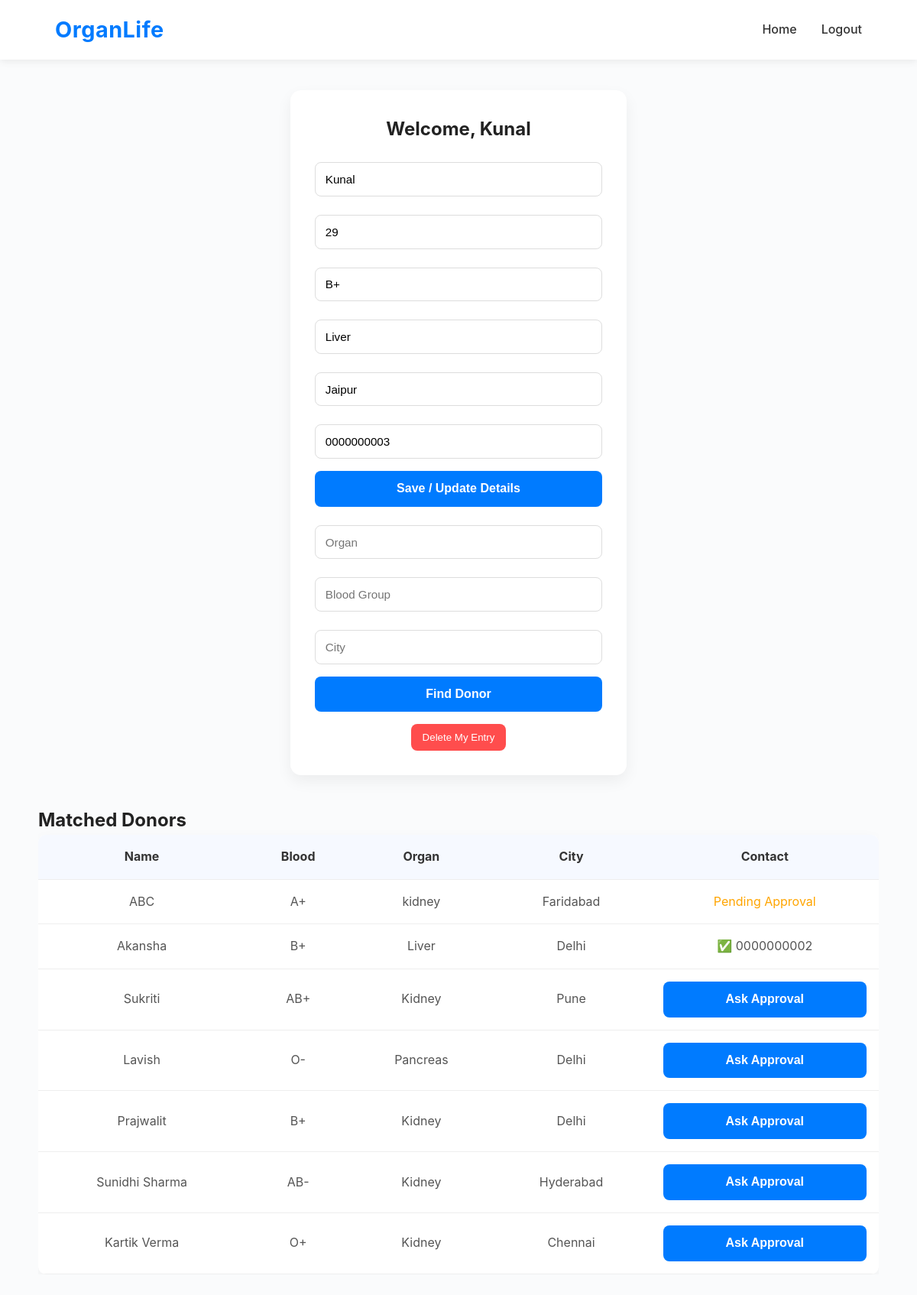
The app's page /recipient_dashboard (signed in) with its own data.
### app.py (models this page shows)
class Recipient(db.Model):
    id = db.Column(db.Integer, primary_key=True)
    name = db.Column(db.String(100))
    age = db.Column(db.Integer)
    blood_group = db.Column(db.String(10))
    organ_needed = db.Column(db.String(50))
    city = db.Column(db.String(50))
    contact = db.Column(db.String(50))
    email = db.Column(db.String(100), unique=True)
    password = db.Column(db.String(100))

class Donor(db.Model):
    id = db.Column(db.Integer, primary_key=True)
    name = db.Column(db.String(100))
    age = db.Column(db.Integer)
    blood_group = db.Column(db.String(10))
    organ = db.Column(db.String(50))
    city = db.Column(db.String(50))
    contact = db.Column(db.String(50))
    email = db.Column(db.String(100), unique=True)
    password = db.Column(db.String(100))

### app.py (the view)
@app.route('/recipient_dashboard')
def recipient_dashboard():
    if 'recipient_id' not in session:
        return redirect(url_for('recipient_login'))
    recipient = Recipient.query.get(session['recipient_id'])
    donors = Donor.query.all()
    donor_data = []
    for d in donors:
        approval = ApprovalRequest.query.filter_by(donor_id=d.id, recipient_id=recipient.id).first()
        status = approval.status if approval else "Not Requested"
        donor_data.append({
            "id": d.id,
            "name": d.name,
            "blood_group": d.blood_group,
            "organ": d.organ,
            "city": d.city,
            "contact": d.contact if status == "Approved" else None,
            "status": status
        })
    return render_template('recipient_dashboard.html', recipient=recipient, matched_donors=donor_data)

### templates/recipient_dashboard.html (shortened to what this page needs)
<!DOCTYPE html>
<html lang="en">
<head>
  <link rel="stylesheet" href="{{ url_for('static', filename='style.css') }}">
</head>
<body>
  <header>
    <nav class="navbar">
      <div class="logo">OrganLife</div>
      <ul class="nav-links">
        <li><a href="/">Home</a></li>
        <li><a href="/logout">Logout</a></li>
      </ul>
    </nav>
  </header>
  <div class="form-container">
    <h2>Welcome, {{ recipient.name or 'Recipient' }}</h2>
    <form method="POST" action="">
      <input type="text" name="name" value="{{ recipient.name or '' }}" placeholder="Full Name" required>
      <input type="number" name="age" value="{{ recipient.age or '' }}" placeholder="Age">
      <input type="text" name="blood_group" value="{{ recipient.blood_group or '' }}" placeholder="Blood Group">
      <input type="text" name="organ_needed" value="{{ recipient.organ_needed or '' }}" placeholder="Organ Needed">
      <input type="text" name="city" value="{{ recipient.city or '' }}" placeholder="City">
      <input type="text" name="contact" value="{{ recipient.contact or '' }}" placeholder="Contact">
      <button type="submit" class="submit-btn">Save / Update Details</button>
    </form>
    <form action="{{ url_for('search_donor') }}" method="POST" style="margin-top:1rem;">
      <input type="text" name="search_organ" placeholder="Organ">
      <input type="text" name="search_blood" placeholder="Blood Group">
      <input type="text" name="search_city" placeholder="City">
      <button type="submit" class="submit-btn">Find Donor</button>
    </form>
    <div style="margin-top:1rem; text-align:center;">
      <form action="{{ url_for('delete_recipient', id=recipient.id) }}" method="GET"
        onsubmit="return confirm('Delete your recipient record?');">
        <button type="submit" class="delete-btn">Delete My Entry</button>
      </form>
    </div>
  </div>
  {% if matched_donors %}
  <div class="table-container">
    <h2>Matched Donors</h2>
    <table>
      <thead>
        <tr>
          <th>Name</th>
          <th>Blood</th>
          <th>Organ</th>
          <th>City</th>
          <th>Contact</th>
        </tr>
      </thead>
      <tbody>
        {% for d in matched_donors %}
        <tr>
          <td>{{ d.name }}</td>
          <td>{{ d.blood_group }}</td>
          <td>{{ d.organ }}</td>
          <td>{{ d.city }}</td>
          <td>
            {% if d.status == "Approved" %}
            ✅ {{ d.contact }}
            {% elif d.status == "Pending" %}
            <span style="color: orange;">Pending Approval</span>
            {% elif d.status == "Not Requested" %}
            <form action="{{ url_for('ask_approval') }}" method="POST" style="display:inline;">
              <button type="submit" class="submit-btn">Ask Approval</button>
            </form>
            {% endif %}
          </td>
        </tr>
        {% endfor %}
      </tbody>
    </table>
  </div>
  {% endif %}
</body>
</html>

### static/style.css (style rules this page uses)
* { box-sizing: border-box; margin: 0; padding: 0; }
body { font-family: "Inter", Arial, sans-serif; background-color: #fafbfc; color: #222; line-height: 1.6; }
header { background-color: #fff; box-shadow: 0 2px 10px rgba(0, 0, 0, 0.08); }
.navbar { display: flex; justify-content: space-between; align-items: center; padding: 1rem 6%; }
.logo { font-size: 1.8rem; font-weight: 700; color: #007bff; letter-spacing: 0.5px; }
.nav-links { list-style: none; display: flex; gap: 2rem; }
.nav-links a { text-decoration: none; color: #333; font-weight: 500; transition: color 0.3s ease; }
.form-container { width: 95%; max-width: 440px; margin: 2.5rem auto; background: #ffffff; padding: 2rem; border-radius: 14px; box-shadow: 0 8px 20px rgba(0, 0, 0, 0.06); }
.form-container h2 { text-align: center; margin-bottom: 1rem; color: #222; }
.form-container input, .form-container select { width: 100%; padding: 0.8rem; margin: 0.5rem 0 1rem; border-radius: 8px; border: 1px solid #ddd; font-size: 0.95rem; transition: border 0.3s ease; }
.submit-btn { width: 100%; background: #007bff; color: #fff; padding: 0.9rem; border: none; border-radius: 8px; font-size: 1rem; font-weight: 600; cursor: pointer; transition: background 0.3s ease; }
.delete-btn { background: #ff4d4d; color: #fff; border: none; padding: 0.6rem 0.9rem; border-radius: 8px; cursor: pointer; font-weight: 500; transition: background 0.3s ease; }
.table-container { width: 95%; max-width: 1100px; margin: 2rem auto; overflow-x: auto; }
table { width: 100%; border-collapse: collapse; background: #fff; border-radius: 10px; overflow: hidden; box-shadow: 0 8px 20px rgba(0, 0, 0, 0.05); }
th, td { padding: 1rem; text-align: center; border-bottom: 1px solid #eee; }
th { background: #f6f9ff; font-weight: 700; color: #333; }
td { color: #555; }

### records on screen
Recipient: name "Kunal", age "29", blood_group "B+", organ_needed "Liver", city "Jaipur", contact "0000000003"
Donor: name "ABC", blood_group "A+", organ "kidney", city "Faridabad"
Donor: name "Akansha", blood_group "B+", organ "Liver", city "Delhi", contact "0000000002"
Donor: name "Sukriti", blood_group "AB+", organ "Kidney", city "Pune"
Donor: name "Lavish", blood_group "O-", organ "Pancreas", city "Delhi"
Donor: name "Prajwalit", blood_group "B+", organ "Kidney", city "Delhi"
Donor: name "Sunidhi Sharma", blood_group "AB-", organ "Kidney", city "Hyderabad"
Donor: name "Kartik Verma", blood_group "O+", organ "Kidney", city "Chennai"
